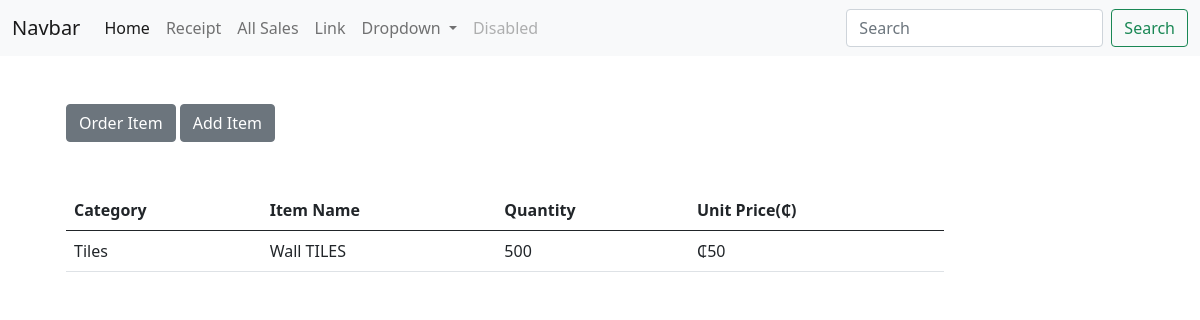
The page /product_detail/2/ (signed in) on the database its author committed.
### products/models.py (models this page shows, shortened)
class Product(models.Model):
    category_name = models.ForeignKey(Category, on_delete = models.CASCADE,null = True, blank = True )
    item_name = models.CharField(max_length = 50, null = True, blank = True)
    total_quantity = models.IntegerField(default = 0, null = True, blank = True)
    issued_quantity = models.IntegerField(default = 0, null = True, blank = True)
    received_quantity = models.IntegerField(default = 0, null = True, blank = True)
    unit_price = models.IntegerField(default = 0, null = True, blank = True)

class Category(models.Model):
    name = models.CharField(max_length = 50, null = True, blank = True)
    def __str__(self):
        return self.name

### products/views.py (the view)
# urls.py: path('product_detail/<int:id>/',views.product_detail,name='product_detail'),
@login_required(login_url=('accounts:login'))
def product_detail(request,id):
  product = Product.objects.get(id=id)
  context = {'product':product}
  return render(request,'products/product_detail.html',context)

### templates/products/product_detail.html
{% extends 'base.html' %}
{% block content %}
<div class="container">
  <div class="row">
    <div class="col-md-10">
      <br></br>
<div class = "container">
    <a href="{% url 'products:issue_item' product.id %}" ><input type="submit" value="Order Item" class="btn btn-secondary" btn type="button"/></a>
    <a href="{% url 'products:add_to_stock' product.id %}" ><input type= "submit" value="Add Item" class="btn btn-secondary btn" type="button"/></a>
</div>
<br></br>
<div class = "container">
  <table class="table">
    <thead class="thead-dark">
      <tr>
        <th scope="col">Category</th>
        <th scope="col">Item Name</th>
        <th scope="col">Quantity</th>
        <th scope="col">Unit Price(₵)</th>
      </tr>
    </thead>
    <tbody>
      <tr>
        <td>{{product.category_name}}</td>
        <td>{{product.item_name}}</td>
        <td>{{product.total_quantity}}</td>
        <td>₵{{product.unit_price}}</td>
      </tr>
    </tbody>
  </table>
</div>
    </div>
  </div>
</div>
{% endblock %}

### rows shown on the page
Product: category_name "Tiles", item_name "Wall TILES", total_quantity "500", unit_price "50"
